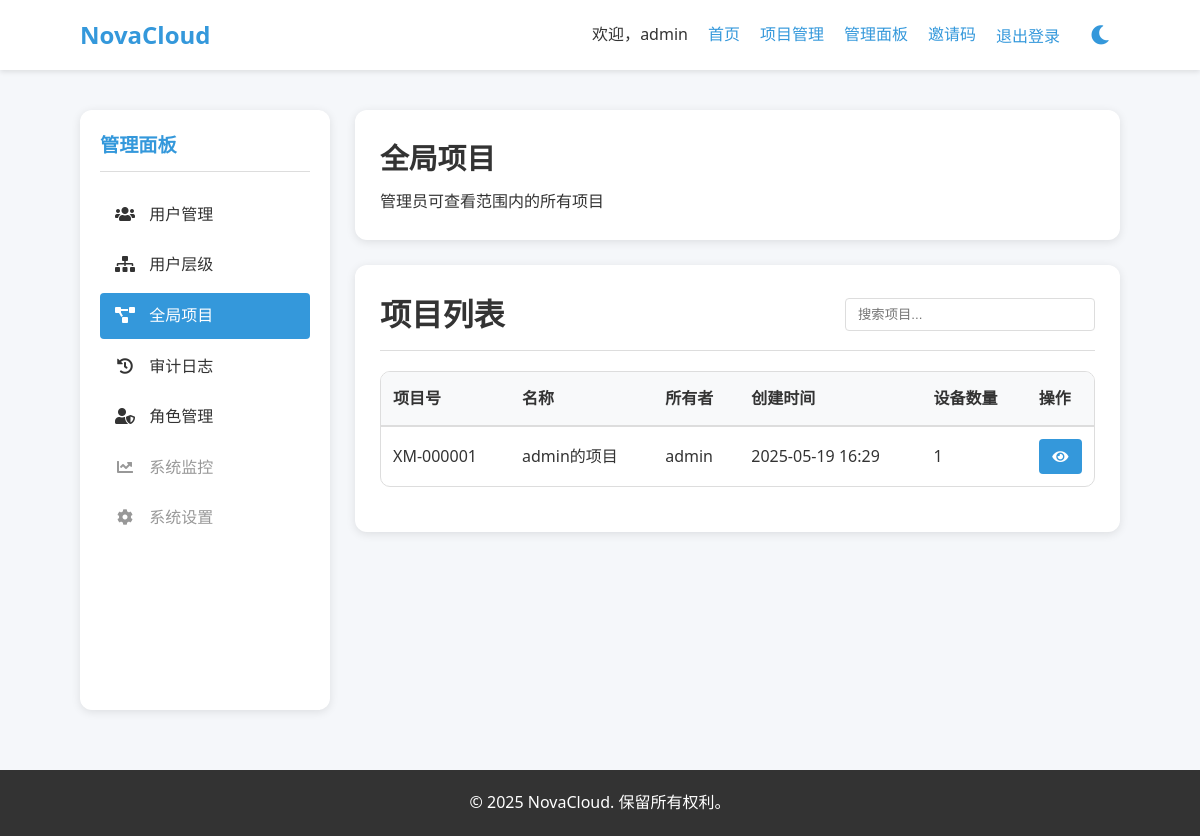
Before: /admin-panel/projects/all/ (signed in) with the older database file.
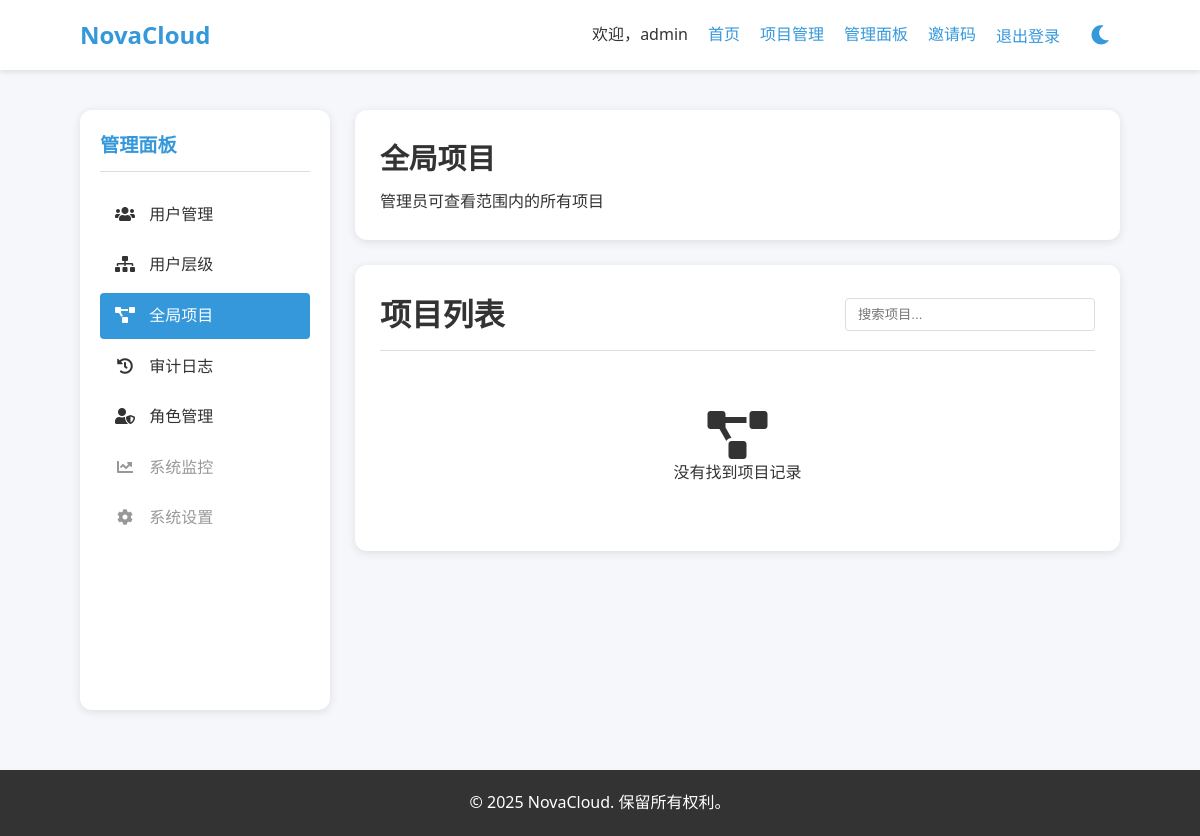
After: the same page with the newer database file.
### iot_devices/models.py (models this page shows, shortened)
class Project(models.Model):
    project_id = models.CharField('项目号', max_length=20, unique=True, help_text="例如：PRJ-XXXXXX")
    name = models.CharField('项目名称', max_length=100)
    description = models.TextField('项目描述', blank=True, null=True)
    owner = models.ForeignKey(settings.AUTH_USER_MODEL, on_delete=models.CASCADE, verbose_name='所有者')
    created_at = models.DateTimeField('创建时间', auto_now_add=True)
    updated_at = models.DateTimeField('更新时间', auto_now=True)
    class Meta:
        verbose_name = '项目'
        verbose_name_plural = '项目'
        ordering = ['-created_at']

### admin_panel/views.py (the view)
# urls.py: path('projects/all/', views.GlobalProjectListView.as_view(), name='global_project_list'),
class GlobalProjectListView(LoginRequiredMixin, AdminRequiredMixin, ListView):
    model = Project
    template_name = 'admin_panel/projects/global_project_list.html'
    context_object_name = 'projects'
    paginate_by = 10  # 每页显示10条记录
    def get_queryset(self):
        user = self.request.user
        if user.is_superuser:
            return Project.objects.all()
        user_ids = get_subordinate_user_ids(user)
        return Project.objects.filter(owner__id__in=user_ids)
    def get_context_data(self, **kwargs):
        context = super().get_context_data(**kwargs)
        context['title'] = '全局项目'
        context['is_admin_view'] = True
        query_params = self.request.GET.copy()
        if 'page' in query_params:
            del query_params['page']
        context['query_string'] = query_params.urlencode()
        return context

### admin_panel/views.py (called while the page is built)
    def test_func(self):
        return self.request.user.is_staff or (
            hasattr(self.request.user, 'profile') and
            self.request.user.profile.role and
            self.request.user.profile.role.permissions.filter(codename='can_manage_users').exists()
        )

### templates/admin_panel/projects/global_project_list.html (shortened to what this page needs)
{% extends 'admin_panel/base_admin.html' %}
{% load static %}
{% block admin_content %}
    <div class="admin-content-header">
        <h1>全局项目</h1>
        <p>管理员可查看范围内的所有项目</p>
    </div>
    <div class="admin-box">
        <div class="admin-box-title d-flex justify-content-between align-items-center">
            <h2>项目列表</h2>
            <div class="search-filter-box">
                <input type="text" id="projectSearch" class="form-control" placeholder="搜索项目..." onkeyup="filterProjects()">
            </div>
        </div>
        <div class="admin-box-content">
            {% if projects %}
                <div class="table-responsive">
                    <table class="table table-hover" id="projectTable">
                        <thead>
                            <tr class="table-header-row">
                                <th>项目号</th>
                                <th>名称</th>
                                <th>所有者</th>
                                <th>创建时间</th>
                                <th>设备数量</th>
                                <th>操作</th>
                            </tr>
                        </thead>
                        <tbody>
                            {% for project in projects %}
                                <tr>
                                    <td>{{ project.project_id }}</td>
                                    <td>{{ project.name }}</td>
                                    <td>{{ project.owner.username }}</td>
                                    <td>{{ project.created_at|date:"Y-m-d H:i" }}</td>
                                    <td>{{ project.devices.count }}</td>
                                    <td>
                                        <div class="btn-group btn-group-sm">
                                            <a href="{% url 'iot_devices:project_detail' project.project_id %}" class="btn btn-info" title="查看">
                                                <i class="fas fa-eye"></i>
                                            </a>
                                        </div>
                                    </td>
                                </tr>
                            {% endfor %}
                        </tbody>
                    </table>
                </div>
            {% else %}
                <div class="empty-state">
                    <i class="fas fa-project-diagram fa-3x text-muted mb-3"></i>
                    <p>没有找到项目记录</p>
                </div>
            {% endif %}
        </div>
    </div>
{% endblock %}

Changed rows visible on the page:
removed Project: project_id "XM-000001", name "admin的项目", owner.username "admin", created_at "2025-05-19 16:29", devices.count "1"
Other visible differences:
text no longer shown: "项目号 名称 所有者 创建时间 设备数量 操作"
text now shown: "没有找到项目记录"
